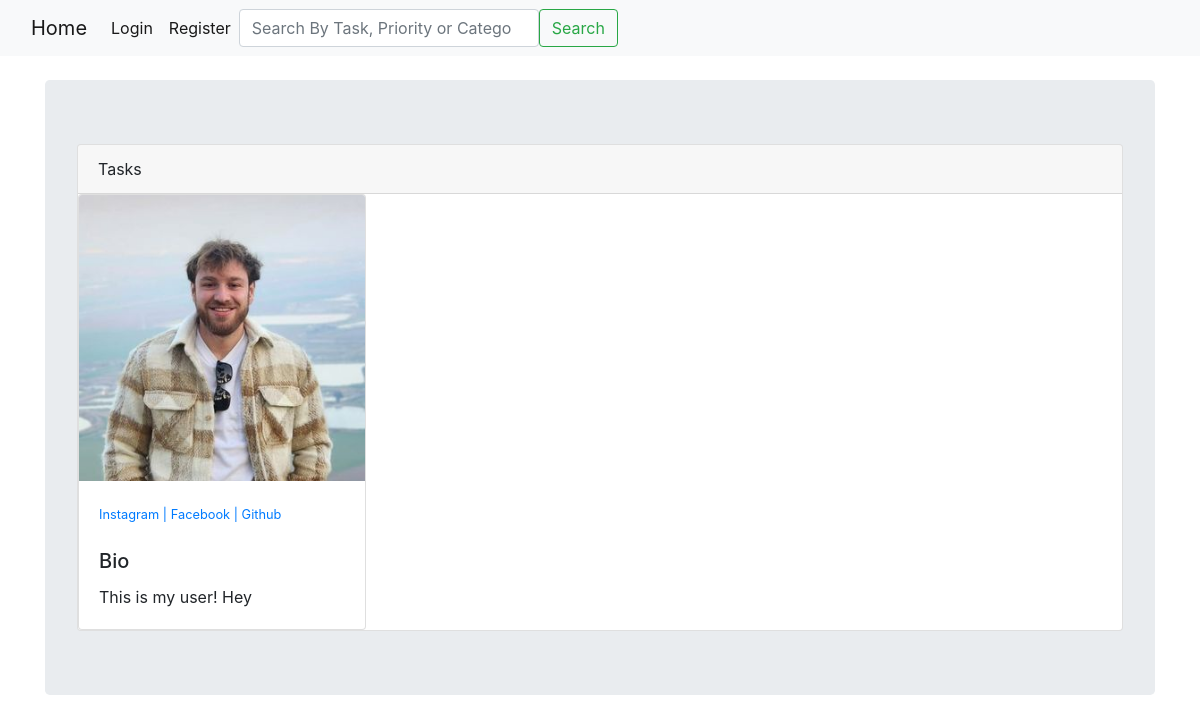
The page /profile_view/1/ on the database its author committed.
### ToDo_App/models.py (models this page shows)
class Profile(models.Model):
    user = models.OneToOneField(User, on_delete=models.CASCADE)
    image = models.ImageField(null=True,blank=True, upload_to='images/')
    bio = models.CharField(max_length=255)

### ToDo_App/views.py (the view)
# urls.py: path('profile_view/<int:pk>/', ProfileView.as_view(), name='profile_view'),
class ProfileView(UpdateView):
    model = Profile
    form_class = EditProfileForm
    template_name = 'profile_view.html'
    success_url = reverse_lazy('HomeView')

### ToDo_App/forms.py
class EditProfileForm(UserChangeForm):
    email = forms.EmailField()
    first_name = forms.CharField(max_length=255)
    last_name = forms.CharField(max_length=255)
    class Meta:
        model = User
        fields = ['email','first_name','last_name']
        widgets = {
            'email': forms.EmailInput(attrs={'class':'form-control'}),
            'first_name': forms.TextInput(attrs={'class': 'form-control'}),
            'last_name': forms.TextInput(attrs={'class': 'form-control'}),
        }

### templates/profile_view.html (shortened to what this page needs)
{% extends 'base.html' %}
{% block content %}
<div class="card" style="width: 18rem;">
  <img src="{{ profile.image.url }}" class="card-img-top" alt="...">
  <div class="card-body">
      <small>
          <a href="{{ profile.instagram_url }}">Instagram</a>
            <a href="{{ profile.facebook_url }}"> | Facebook</a>
          <a href="{{ profile.github_url }}"> | Github</a>
      </small>
      <br/>
      <br/>
    <h5 class="card-title">Bio</h5>
    <p class="card-text">{{ profile.bio }}</p>
  </div>
</div>
{% endblock %}

### rows shown on the page
Profile: image (picture), bio "This is my user! Hey"
